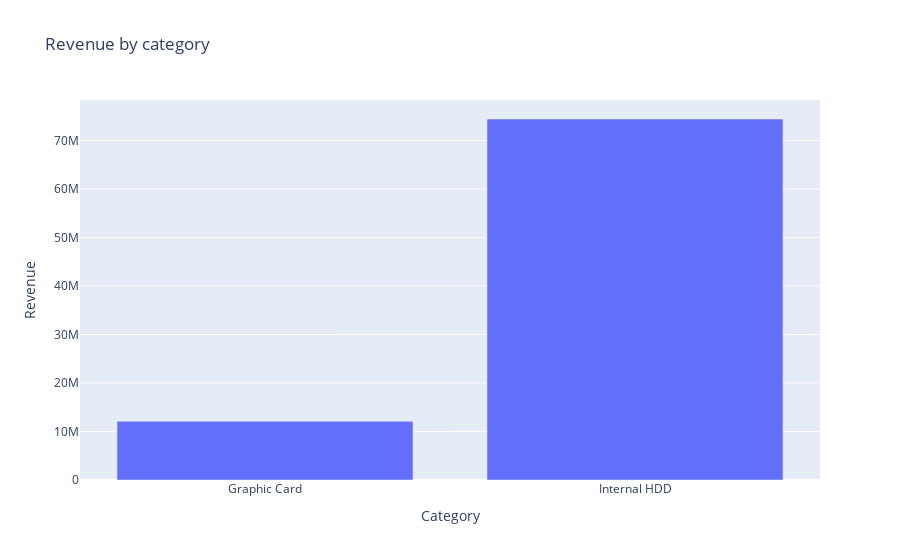

Notebook cell for this chart:
### Code cell
fig_category_revenue = px.bar(df_category, x='category', y='revenue', title='Revenue by category')
fig_category_revenue.update_layout(
    yaxis_title='Revenue', 
    xaxis_title='Category'
)
fig_category_revenue.show()

### Figure 1 — Plotly figure (JSON) as saved in the notebook; plotly's stock layout.template omitted (floating-point values rounded to 4 significant figures)
{"data": [{"alignmentgroup": "True", "hovertemplate": "category=%{x}<br>revenue=%{y}<extra></extra>", "legendgroup": "", "marker": {"color": "#636efa", "pattern": {"shape": ""}}, "name": "", "offsetgroup": "", "orientation": "v", "showlegend": false, "textposition": "auto", "type": "bar", "x": ["Graphic Card", "Internal HDD"], "xaxis": "x", "y": [12100000.0, 74460000.0], "yaxis": "y"}], "layout": {"barmode": "relative", "legend": {"tracegroupgap": 0}, "title": {"text": "Revenue by category"}, "xaxis": {"anchor": "y", "domain": [0, 1], "title": {"text": "Category"}}, "yaxis": {"anchor": "x", "domain": [0, 1], "title": {"text": "Revenue"}}}}
